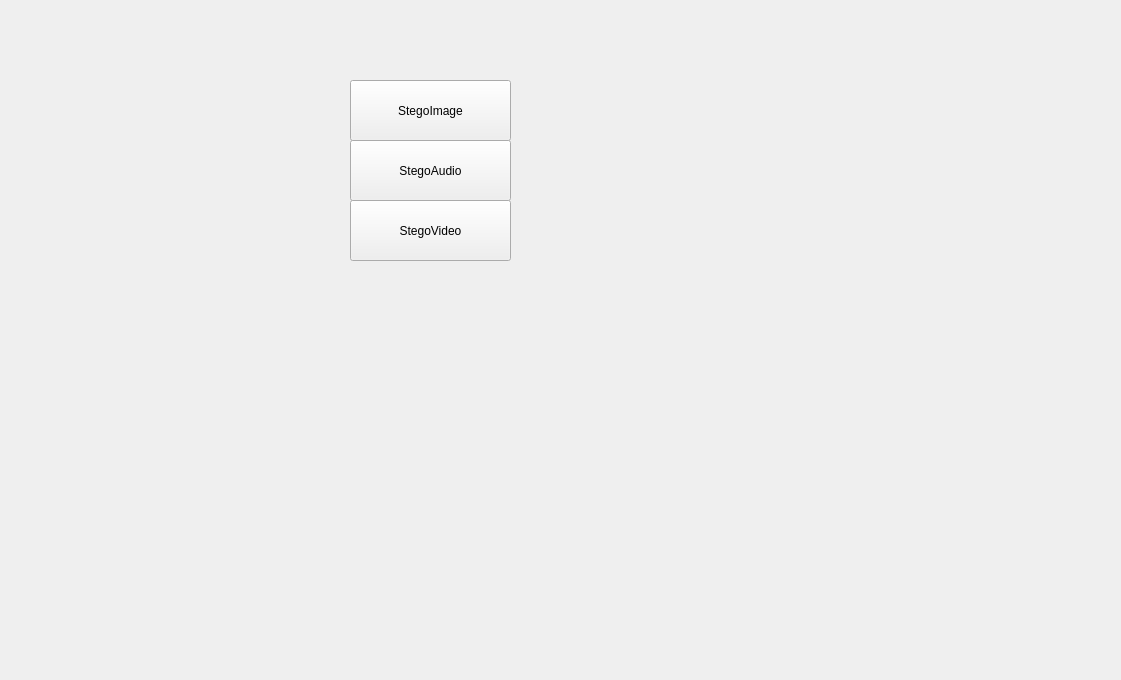
<?xml version="1.0" encoding="UTF-8"?>
<ui version="4.0">
 <class>MainWindow</class>
 <widget class="QMainWindow" name="MainWindow">
  <property name="geometry">
   <rect>
    <x>0</x>
    <y>0</y>
    <width>1121</width>
    <height>680</height>
   </rect>
  </property>
  <property name="windowTitle">
   <string>MainWindow</string>
  </property>
  <widget class="QWidget" name="centralWidget">
   <widget class="QStackedWidget" name="stackedWidget">
    <property name="geometry">
     <rect>
      <x>0</x>
      <y>20</y>
      <width>1121</width>
      <height>681</height>
     </rect>
    </property>
    <widget class="QWidget" name="start_page">
     <widget class="QPushButton" name="imageButton">
      <property name="geometry">
       <rect>
        <x>350</x>
        <y>60</y>
        <width>161</width>
        <height>61</height>
       </rect>
      </property>
      <property name="text">
       <string>StegoImage</string>
      </property>
     </widget>
     <widget class="QPushButton" name="audioButton">
      <property name="geometry">
       <rect>
        <x>350</x>
        <y>120</y>
        <width>161</width>
        <height>61</height>
       </rect>
      </property>
      <property name="text">
       <string>StegoAudio</string>
      </property>
     </widget>
     <widget class="QPushButton" name="videoButton">
      <property name="geometry">
       <rect>
        <x>350</x>
        <y>180</y>
        <width>161</width>
        <height>61</height>
       </rect>
      </property>
      <property name="text">
       <string>StegoVideo</string>
      </property>
     </widget>
    </widget>
    <widget class="QWidget" name="audioPage">
     <widget class="QPushButton" name="AHidePageButton">
      <property name="geometry">
       <rect>
        <x>340</x>
        <y>100</y>
        <width>201</width>
        <height>71</height>
       </rect>
      </property>
      <property name="text">
       <string>Hide</string>
      </property>
     </widget>
     <widget class="QPushButton" name="AExtractPageButton">
      <property name="geometry">
       <rect>
        <x>340</x>
        <y>170</y>
        <width>201</width>
        <height>71</height>
       </rect>
      </property>
      <property name="text">
       <string>Extract</string>
      </property>
     </widget>
    </widget>
    <widget class="QWidget" name="audioHidePage">
     <widget class="QLabel" name="fileLabel">
      <property name="geometry">
       <rect>
        <x>110</x>
        <y>100</y>
        <width>191</width>
        <height>71</height>
       </rect>
      </property>
      <property name="text">
       <string>File yang ingin disembunyikan:</string>
      </property>
     </widget>
     <widget class="QLabel" name="keyLabel">
      <property name="geometry">
       <rect>
        <x>110</x>
        <y>130</y>
        <width>191</width>
        <height>71</height>
       </rect>
      </property>
      <property name="text">
       <string>Kunci Vigenere:</string>
      </property>
     </widget>
     <widget class="QLabel" name="audioLabel">
      <property name="geometry">
       <rect>
        <x>110</x>
        <y>70</y>
        <width>191</width>
        <height>71</height>
       </rect>
      </property>
      <property name="text">
       <string>File audio:</string>
      </property>
     </widget>
     <widget class="QTextEdit" name="keyTextEdit">
      <property name="geometry">
       <rect>
        <x>320</x>
        <y>150</y>
        <width>171</width>
        <height>31</height>
       </rect>
      </property>
     </widget>
     <widget class="QCheckBox" name="AEnkripsiCheck">
      <property name="geometry">
       <rect>
        <x>110</x>
        <y>220</y>
        <width>101</width>
        <height>21</height>
       </rect>
      </property>
      <property name="text">
       <string>Enkripsi File</string>
      </property>
     </widget>
     <widget class="QCheckBox" name="ASeqCheck">
      <property name="geometry">
       <rect>
        <x>110</x>
        <y>250</y>
        <width>79</width>
        <height>21</height>
       </rect>
      </property>
      <property name="text">
       <string>Sekuensial</string>
      </property>
     </widget>
     <widget class="QPushButton" name="AHideButton">
      <property name="geometry">
       <rect>
        <x>320</x>
        <y>220</y>
        <width>171</width>
        <height>41</height>
       </rect>
      </property>
      <property name="text">
       <string>Hide</string>
      </property>
     </widget>
     <widget class="QPushButton" name="AGetAudioButton">
      <property name="geometry">
       <rect>
        <x>320</x>
        <y>90</y>
        <width>171</width>
        <height>31</height>
       </rect>
      </property>
      <property name="text">
       <string>select audio</string>
      </property>
     </widget>
     <widget class="QPushButton" name="AGetFileButton">
      <property name="geometry">
       <rect>
        <x>320</x>
        <y>120</y>
        <width>171</width>
        <height>31</height>
       </rect>
      </property>
      <property name="text">
       <string>select file</string>
      </property>
     </widget>
     <widget class="QLabel" name="audioPathLabel">
      <property name="geometry">
       <rect>
        <x>500</x>
        <y>70</y>
        <width>191</width>
        <height>71</height>
       </rect>
      </property>
      <property name="text">
       <string>none</string>
      </property>
     </widget>
     <widget class="QLabel" name="filePathLabel">
      <property name="geometry">
       <rect>
        <x>500</x>
        <y>100</y>
        <width>191</width>
        <height>71</height>
       </rect>
      </property>
      <property name="text">
       <string>none</string>
      </property>
     </widget>
    </widget>
    <widget class="QWidget" name="videoPage"/>
   </widget>
  </widget>
 </widget>
 <resources/>
 <connections/>
</ui>
